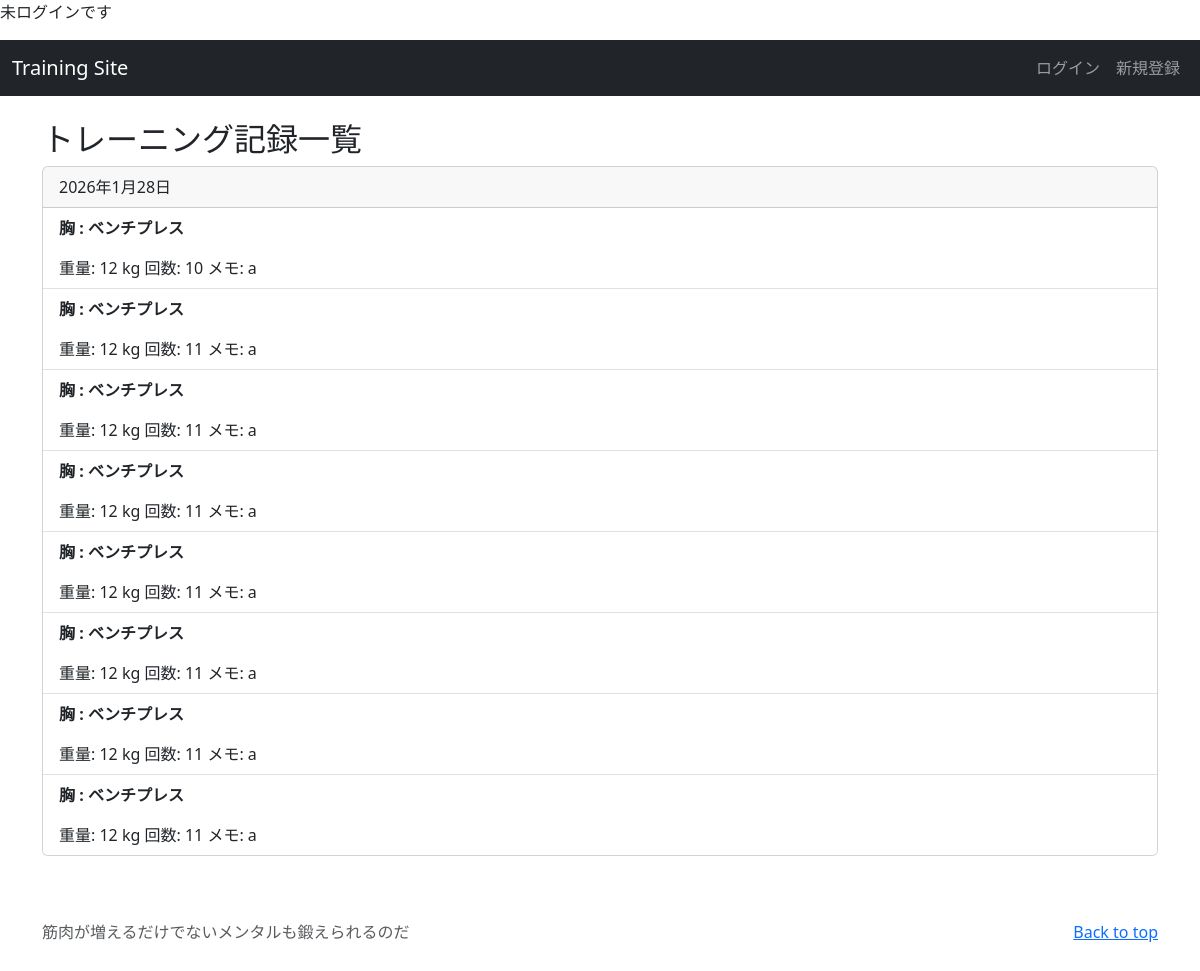
/record_history/1/, run on an earlier commit of the app's database.
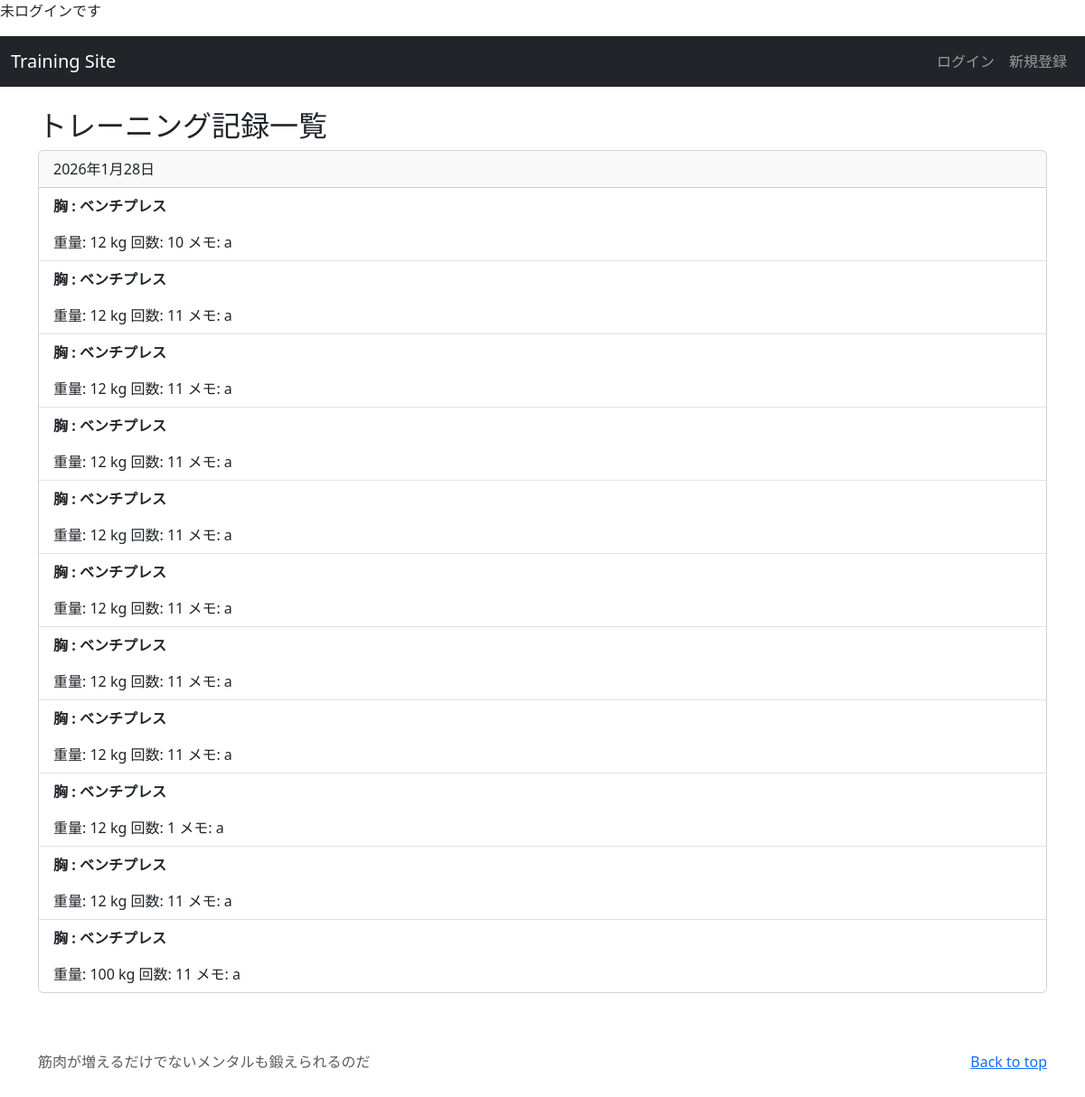
And on a later commit of the database.
### training/models.py (models this page shows, shortened)
class MenuItem(models.Model):
    user = models.ForeignKey(CustomUser, verbose_name='ユーザ', on_delete=models.CASCADE,)
    parts = models.CharField(verbose_name='部位', max_length=20,)
    content = models.CharField(verbose_name='種目', max_length=100,)
    weight = models.IntegerField(verbose_name='重量',)
    rep = models.IntegerField(verbose_name='回数', )
    memo = models.TextField(verbose_name='メモ',null=True,)
    posted_at = models.DateField(verbose_name='投稿日時',auto_now_add=True,)

class Record(models.Model):
    user = models.ForeignKey(CustomUser, on_delete=models.CASCADE)
    menu_item = models.ForeignKey(MenuItem, on_delete=models.CASCADE)
    weight = models.IntegerField(default=0,blank=True)
    rep = models.IntegerField(default=0,blank=True)
    memo = models.TextField(blank=True)
    posted_at = models.DateTimeField(auto_now_add=True)

### training/views.py (the view)
# urls.py: path('record_history/<int:user>/',views.RecordHistoryView.as_view(), name='record_history'),
class RecordHistoryView(ListView):
    model = Record
    template_name = 'record_list.html'
    context_object_name = 'items'
    queryset = Record.objects.order_by('posted_at')
    def get_queryset(self):
      user_id = self.kwargs['user']
      user_list = Record.objects.filter(
        user=user_id).order_by('posted_at')
      return user_list

### training/templates/record_list.html (shortened to what this page needs)
{% extends 'base.html' %}
{% block content %}
<h2>トレーニング記録一覧</h2>
{% if items %}
  {% regroup items by menu_item.posted_at as grouped_items %}
  {% for group in grouped_items %}
    <div class="card mb-3">
      <div class="card-header">{{ group.grouper }}</div>
      <ul class="list-group list-group-flush">
        {% for item in group.list %}
          <li class="list-group-item"><p><strong>{{ item.menu_item.parts }} :
                                              {{ item.menu_item.content }}</strong></p>
                                      重量: {{ item.weight }} kg
                                      回数: {{ item.rep }}
                                      メモ: {{ item.memo }}</li>
        {% endfor %}
      </ul>
    </div>
  {% endfor %}
{% else %}
  <p class="text-muted">現在、登録されている記録はありません</p>
{% endif %}
{% endblock %}

What changed in the data, as far as the page shows it:
added Record: menu_item.parts "胸", menu_item.content "ベンチプレス", weight "12", rep "1", memo "a"
added Record: menu_item.parts "胸", menu_item.content "ベンチプレス", weight "12", rep "11", memo "a"
added Record: menu_item.parts "胸", menu_item.content "ベンチプレス", weight "100", rep "11", memo "a"
